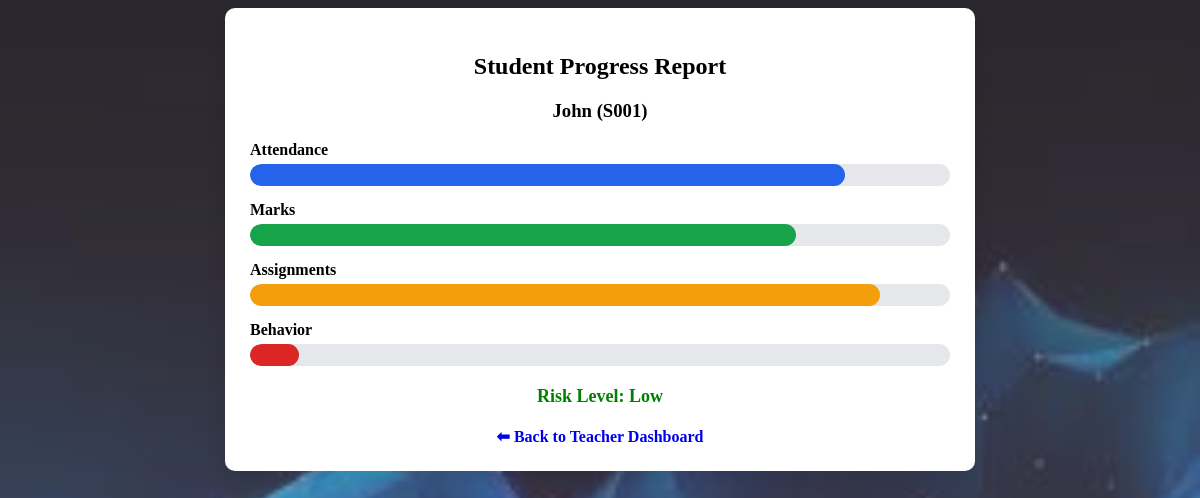
The page /student_report/S001 (signed in) on the database its author committed.
### tables this page shows
CREATE TABLE students (
        student_id TEXT PRIMARY KEY,
        name TEXT,
        attendance REAL,
        avg_marks REAL,
        assignment_completion REAL,
        behavior_score REAL,
        risk TEXT
    );

### app.py (the view)
@app.route("/student_report/<student_id>")
def student_report(student_id):
    if session.get("role") != "teacher":
        return redirect("/")
    conn = get_db()
    student = conn.execute(
        "SELECT * FROM students WHERE student_id=?",
        (student_id,)
    ).fetchone()
    conn.close()
    chart_data = {
        "attendance": student["attendance"],
        "marks": student["avg_marks"],
        "assignments": student["assignment_completion"],
        "behavior": student["behavior_score"]
    }
    return render_template(
        "student_report.html",
        student=student,
        chart_data=chart_data,
        risk=student["risk"]
    )

### app.py (called while the page is built)
def get_db():
    conn = sqlite3.connect(DB)
    conn.row_factory = sqlite3.Row
    return conn

### templates/student_report.html (shortened to what this page needs)
<!DOCTYPE html>
<html lang="en">
<head>
</head>
<body>
<div class="card">
    <h2>Student Progress Report</h2>
    <h3>{{ student.name }} ({{ student.student_id }})</h3>
    <div class="row">
        <div class="label">Attendance</div>
        <div class="bar">
            <div class="fill attendance" id="attendanceBar"></div>
        </div>
    </div>
    <div class="row">
        <div class="label">Marks</div>
        <div class="bar">
            <div class="fill marks" id="marksBar"></div>
        </div>
    </div>
    <div class="row">
        <div class="label">Assignments</div>
        <div class="bar">
            <div class="fill assignments" id="assignmentsBar"></div>
        </div>
    </div>
    <div class="row">
        <div class="label">Behavior</div>
        <div class="bar">
            <div class="fill behavior" id="behaviorBar"></div>
        </div>
    </div>
    <div class="risk {{ risk }}">
        Risk Level: {{ risk }}
    </div>
    <a href="/teacher" class="back">⬅ Back to Teacher Dashboard</a>
</div>
</body>
</html>

### rows shown on the page
students: name "John", student_id "S001", risk "Low"
